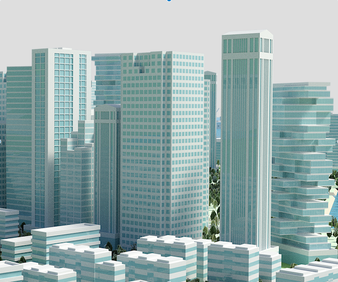
#> input picture Detecting and Matching Features/pics/crop-building.png, 338 x 282 px, shrunk from 608 x 507 before the run
$ jupyter execute 'Feature Matching with FLANN.ipynb'   (shell and % lines are left out)
#> lines starting #> are read from the running program, lines starting #| are printed output that depends on the picture
[cell 1]
import numpy as np
import matplotlib.pyplot as plt
import cv2
print(cv2.__version__)

def _compute_orb_keypoints(filename):
    """
    Takes in filename to read and computes ORB keypoints
    Returns image, keypoints and descriptors
    """
#> called with filename = 'pics/crop-building.png'

    img = cv2.imread(filename)
#> img is the input picture: shape (282, 338, 3); mean B, G, R 172.1, 171.9, 149.6
    # create orb object
    orb = cv2.ORB_create()

    # set parameters
    orb.setScoreType(cv2.FAST_FEATURE_DETECTOR_TYPE_9_16)
    orb.setWTA_K(3)

    kp = orb.detect(img,None)
#> kp = 396 keypoints; strongest (x, y, size): (213, 212, 31), (213, 183, 31), (212, 212, 37.2), (213, 214, 53.6)

    kp, des = orb.compute(img, kp)
    return img,kp,  des


def _draw_keyp(img, kp):
    """
    Draws color around keypoint pixels
    """
    cv2.drawKeypoints(img,kp,img, color=(255,0,0), flags=2)
    return img


def _plot_orb(filename):
    """
    Plots ORB keypoints from filename
    """
    img,kp, des = _compute_orb_keypoints(filename)
    img = _draw_keyp(img, kp)
    plot_img(img)


def _plot_img(img):
    """
    Generic plotting of opencv image
    """
    fig = plt.figure(figsize=(16,12))
    ax = fig.add_subplot(1,1,1)
    ax.imshow(cv2.cvtColor(img, cv2.COLOR_BGR2RGB))
    plt.axis('off')
    plt.show()

def _compute_img_matches(filename1, filename2, thres=10):
    """
    Extracts ORB features from given filenames
    Computes ORB matches and plot them side by side
    """
    img1, kp1, des1 = _compute_orb_keypoints(filename1)
#> kp1 has the same summary as kp in _compute_orb_keypoints
    img2, kp2, des2 = _compute_orb_keypoints(filename2)
#> call 2 of _compute_orb_keypoints, with filename = 'pics/building.png'
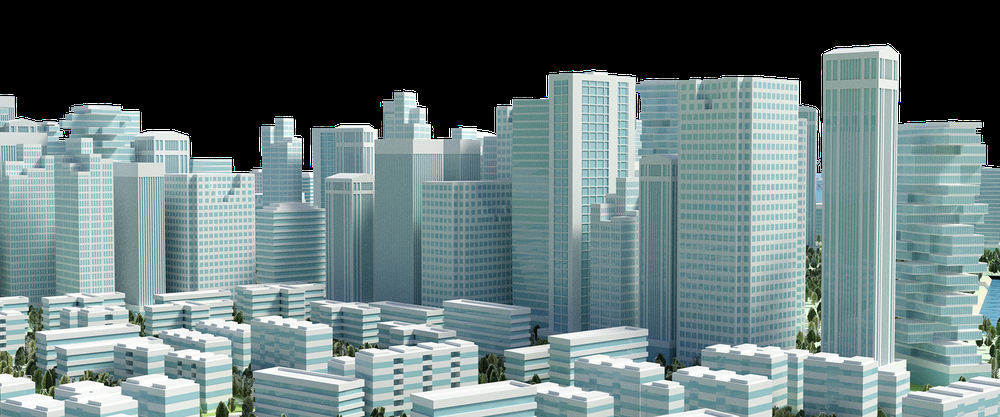
#> input picture Detecting and Matching Features/pics/building.png, 1000 x 417 px, shrunk from 1800 x 750 before the run
#> in _compute_orb_keypoints, img is the input picture: shape (417, 1000, 3); mean B, G, R 121, 120.3, 101.9
#> in _compute_orb_keypoints (call 2), `kp = orb.detect(img,None)`: kp = 505 keypoints; strongest (x, y, size): (790, 78, 31), (274, 118, 31), (950, 119, 31), (292, 116, 31)
#> kp2 has the same summary as kp in _compute_orb_keypoints

    matches = _brute_force_matcher(des1, des2)
    _draw_matches(img1, img2, kp1, kp2, matches, thres)

def _brute_force_matcher(des1, des2):
    """
    Brute force matcher to match ORB feature descriptors
    """
    # create BFMatcher object
    bf = cv2.BFMatcher(cv2.NORM_HAMMING2, crossCheck=True)
    # Match descriptors.
    matches = bf.match(des1,des2)
#> matches = 76 matches

    # Sort them in the order of their distance.
    matches = sorted(matches, key = lambda x:x.distance)

    return matches

def _draw_matches(img1, img2, kp1, kp2, matches, thres=10):
    """
    Utility function to draw lines connecting matches between two images.
    """
#> called with thres = 10
    draw_params = dict(matchColor = (0,255,0),
                       singlePointColor = (255,0,0),
                       flags = 0)

    # Draw first thres matches.
    img3 = cv2.drawMatches(img1,kp1,img2,kp2,matches[:thres],None, **draw_params)
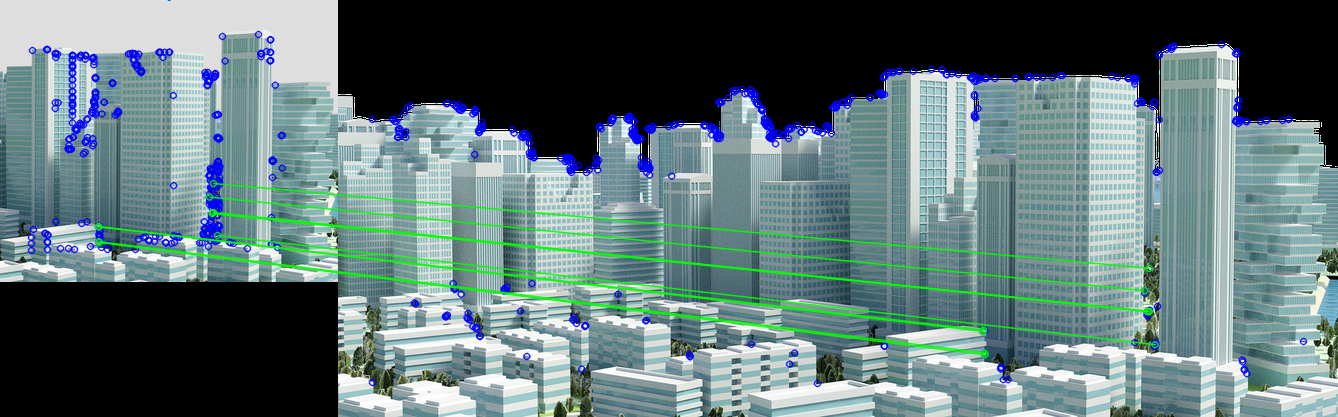
#> img3: shape (417, 1338, 3); mean B, G, R 119.5, 118.6, 97
    _plot_img(img3)


def main():
    # read an image
    filename1 = 'pics/crop-building.png'
    filename2 = 'pics/building.png'

    _compute_img_matches(filename1, filename2)


if __name__ == '__main__':
    main()
